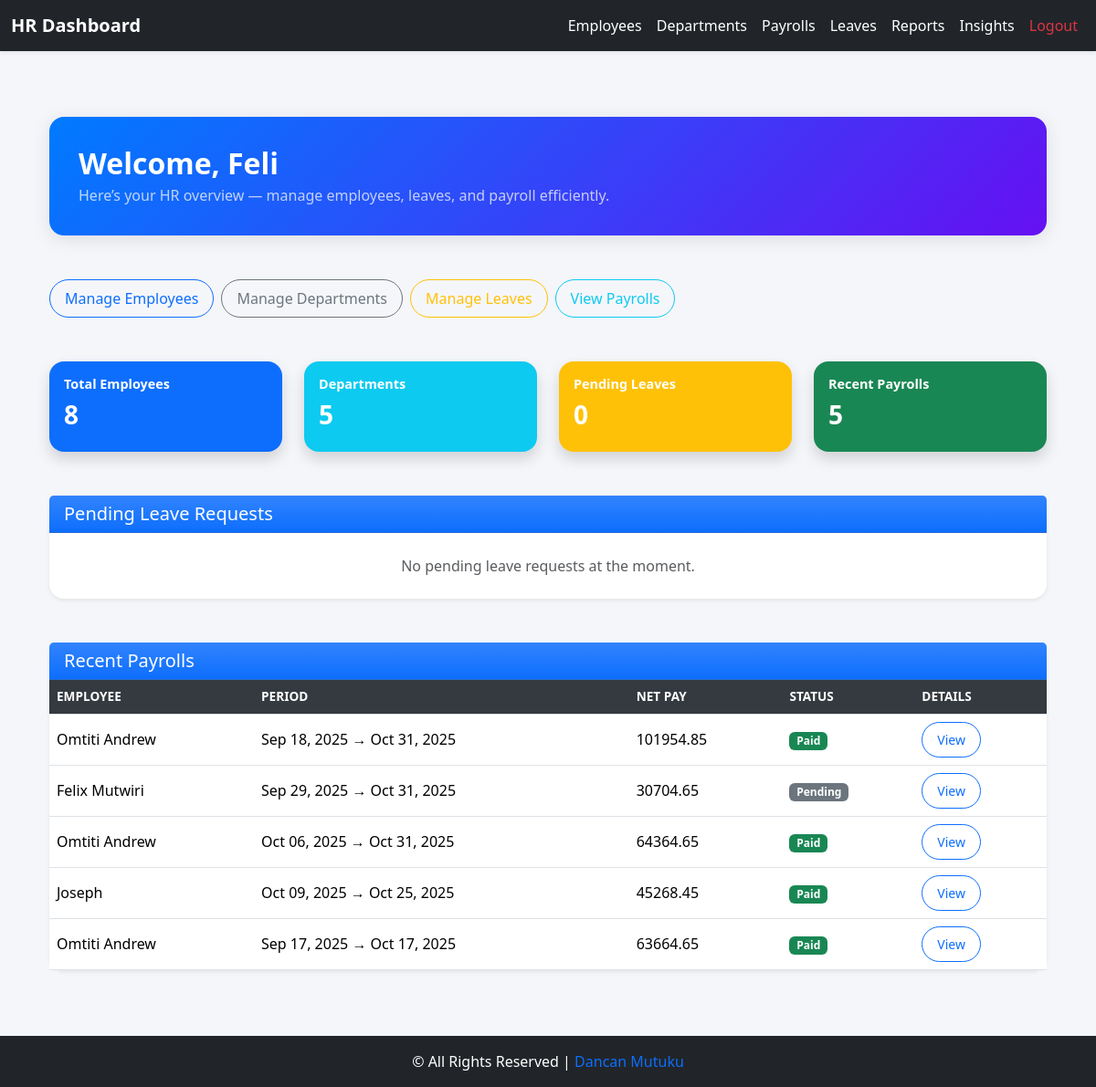
The page /employee/hr/dashboard/ (signed in) on the database its author committed.
### core/models.py (models this page shows, shortened)
class Payroll(models.Model):
    STATUS_PENDING = 'Pending'
    STATUS_PAID = 'Paid'
    STATUS_CHOICES = [
        (STATUS_PENDING, 'Pending'),
        (STATUS_PAID, 'Paid'),
    ]
    employee = models.ForeignKey(Employee, on_delete=models.CASCADE, related_name='payrolls')
    period_start = models.DateField()
    period_end = models.DateField()
    basic_salary = models.DecimalField(max_digits=10, decimal_places=2)
    allowances = models.DecimalField(max_digits=10, decimal_places=2, default=0)
    gross_salary = models.DecimalField(max_digits=10, decimal_places=2, editable=False)
    paye = models.DecimalField(max_digits=10, decimal_places=2, editable=False, default=0)
    sha = models.DecimalField(max_digits=10, decimal_places=2, editable=False, default=0)
    nssf = models.DecimalField(max_digits=10, decimal_places=2, editable=False, default=0)
    net_pay = models.DecimalField(max_digits=10, decimal_places=2, editable=False)
    status = models.CharField(max_length=10, choices=STATUS_CHOICES, default=STATUS_PENDING)

class Employee(models.Model):
    user = models.OneToOneField(User, on_delete=models.CASCADE, related_name='employee_profile')
    employee_id = models.CharField(max_length=20, unique=True, blank=True, null=True)
    contact = models.CharField(max_length=20, blank=True)
    dob = models.DateField(null=True, blank=True)
    gender = models.CharField(max_length=1, choices=GENDER_CHOICES, blank=True)
    address = models.TextField(blank=True)
    job_title = models.CharField(max_length=100, blank=True)
    department = models.ForeignKey(Department, on_delete=models.SET_NULL, null=True, blank=True)
    salary = models.DecimalField(
        max_digits=10, decimal_places=2, default=0, validators=[MinValueValidator(0)]
    )
    hire_date = models.DateField(null=True, blank=True)
    is_active_employee = models.BooleanField(default=True)
    profile_picture = models.ImageField(upload_to="profiles/", blank=True, null=True)
    emergency_contact_name = models.CharField(max_length=100, blank=True, null=True)
    emergency_contact_phone = models.CharField(max_length=20, blank=True, null=True)
    annual_leave_balance = models.IntegerField(default=20)
    sick_leave_balance = models.IntegerField(default=10)
    contract_start = models.DateField(null=True, blank=True)
    contract_end = models.DateField(null=True, blank=True)

### core/views.py (the view)
# urls.py: path("hr/dashboard/", views.hr_dashboard, name="hr_dashboard"),
@login_required
@group_required('HR')
def hr_dashboard(request):
    employees = Employee.objects.all()
    departments = Department.objects.all()
    pending_leaves = LeaveRequest.objects.filter(status='P')
    payrolls = Payroll.objects.all().order_by("-period_end")[:5]
    context = {
        "employees_count": employees.count(),
        "departments_count": departments.count(),
        "pending_leaves": pending_leaves,
        "recent_payrolls": payrolls,
    }
    return render(request, 'core/hr_dashboard.html', context)

### core/views.py (called while the page is built)
def group_required(group_name):
    def check(user):
        return user.is_superuser or user.groups.filter(name=group_name).exists()
    return user_passes_test(check)

### core/templates/core/hr_dashboard.html (shortened to what this page needs)
{% extends "base_hr.html" %}
{% load static %}
{% block content %}
<div class="container my-5">
    <div class="dashboard-header mb-5 text-center text-md-start">
        <h2 class="fw-bold mb-1">Welcome, {{ request.user.get_full_name|default:request.user.username }}</h2>
        <p class="mb-0 text-light opacity-75">Here’s your HR overview — manage employees, leaves, and payroll efficiently.</p>
    </div>
    <div class="mb-5 d-flex flex-wrap gap-2 justify-content-center justify-content-md-start">
        <a href="{% url 'hr_employee_list' %}" class="btn btn-outline-primary">Manage Employees</a>
        <a href="{% url 'hr_department_list' %}" class="btn btn-outline-secondary">Manage Departments</a>
        <a href="{% url 'hr_leave_list' %}" class="btn btn-outline-warning">Manage Leaves</a>
        <a href="{% url 'salary_report' %}" class="btn btn-outline-info">View Payrolls</a>
    </div>
    <div class="row g-4 mb-5 text-center text-md-start">
        <div class="col-6 col-md-3">
            <div class="card bg-primary text-white shadow">
                <div class="card-body py-3">
                    <h6>Total Employees</h6>
                    <h3>{{ employees_count }}</h3>
                </div>
            </div>
        </div>
        <div class="col-6 col-md-3">
            <div class="card bg-info text-white shadow">
                <div class="card-body py-3">
                    <h6>Departments</h6>
                    <h3>{{ departments_count }}</h3>
                </div>
            </div>
        </div>
        <div class="col-6 col-md-3">
            <div class="card bg-warning text-white shadow">
                <div class="card-body py-3">
                    <h6>Pending Leaves</h6>
                    <h3>{{ pending_leaves.count }}</h3>
                </div>
            </div>
        </div>
        <div class="col-6 col-md-3">
            <div class="card bg-success text-white shadow">
                <div class="card-body py-3">
                    <h6>Recent Payrolls</h6>
                    <h3>{{ recent_payrolls.count }}</h3>
                </div>
            </div>
        </div>
    </div>
    <div class="card mb-5 shadow-sm">
        <div class="card-header bg-gradient bg-primary text-white d-flex justify-content-between align-items-center">
            <h5 class="mb-0">Pending Leave Requests</h5>
        </div>
        <div class="card-body p-0">
            {% if pending_leaves %}
            <div class="table-responsive">
                <table class="table table-hover align-middle mb-0">
                    <thead>
                        <tr>
                            <th>Employee</th>
                            <th>Start</th>
                            <th>End</th>
                            <th>Reason</th>
                            <th class="text-center">Actions</th>
                        </tr>
                    </thead>
                    <tbody>
                        {% for leave in pending_leaves %}
                        <tr>
                            <td>{{ leave.employee.user.emp.full_name|default:leave.employee.user.username }}</td>
                            <td>{{ leave.start_date|date:"M d, Y" }}</td>
                            <td>{{ leave.end_date|date:"M d, Y" }}</td>
                            <td>{{ leave.reason|default:"—" }}</td>
                            <td class="text-center">
                                <a href="{% url 'leave_process' leave.pk 'approve' %}" class="btn btn-sm btn-success me-1">Approve</a>
                                <a href="{% url 'leave_process' leave.pk 'reject' %}" class="btn btn-sm btn-danger">Reject</a>
                            </td>
                        </tr>
                        {% endfor %}
                    </tbody>
                </table>
            </div>
            {% else %}
            <p class="text-muted text-center py-4 mb-0">No pending leave requests at the moment.</p>
            {% endif %}
        </div>
    </div>
    <div class="card shadow-sm">
        <div class="card-header bg-gradient bg-primary text-white">
            <h5 class="mb-0">Recent Payrolls</h5>
        </div>
        <div class="card-body p-0">
            {% if recent_payrolls %}
            <div class="table-responsive">
                <table class="table table-hover align-middle mb-0">
                    <thead>
                        <tr>
                            <th>Employee</th>
                            <th>Period</th>
                            <th>Net Pay</th>
                            <th>Status</th>
                            <th>Details</th>
                        </tr>
                    </thead>
                    <tbody>
                        {% for payroll in recent_payrolls %}
                        <tr>
                            <td>{{ payroll.employee.user.get_full_name|default:payroll.employee.user.username }}</td>
                            <td>{{ payroll.period_start|date:"M d, Y" }} → {{ payroll.period_end|date:"M d, Y" }}</td>
                            <td>{{ payroll.net_pay }}</td>
                            <td>
                                {% if payroll.status == "Paid" %}
                                    <span class="badge bg-success">Paid</span>
                                {% else %}
                                    <span class="badge bg-secondary">Pending</span>
                                {% endif %}
                            </td>
                            <td>
                                <a href="{% url 'payroll_list' %}" class="btn btn-sm btn-outline-primary">View</a>
                            </td>
                        </tr>
                        {% endfor %}
                    </tbody>
                </table>
            </div>
            {% else %}
            <p class="text-muted text-center py-4 mb-0">No payroll records found.</p>
            {% endif %}
        </div>
    </div>
</div>
{% endblock %}

### core/templates/base_hr.html (style rules this page uses)
body { min-height: 100vh; display: flex; flex-direction: column; font-family: "Segoe UI", Tahoma, Geneva, Verdana, sans-serif; background-color: #f5f6fa; }

### core/templates/core/hr_dashboard.html (style rules this page uses)
.dashboard-header { background: linear-gradient(135deg, #007bff, #6610f2); color: white; padding: 2rem; border-radius: 1rem; box-shadow: 0 4px 20px rgba(0, 0, 0, 0.1); }
.card { border: none; border-radius: 1rem; transition: transform 0.2s ease, box-shadow 0.2s ease; }
.card h6 { font-size: 0.9rem; font-weight: 600; }
.card h3 { font-weight: 700; }
.table thead th { background-color: #343a40; color: #fff; font-weight: 600; text-transform: uppercase; font-size: 0.85rem; }
.btn-outline-primary, .btn-outline-secondary, .btn-outline-warning, .btn-outline-info { border-radius: 50px; font-weight: 500; padding: 0.5rem 1rem; }

### rows shown on the page
Payroll: employee.user.get_full_name "Omtiti Andrew", period_start "Sep 18, 2025", period_end "Oct 31, 2025", net_pay "101954.85", status "Paid"
Payroll: employee.user.get_full_name "Felix Mutwiri", period_start "Sep 29, 2025", period_end "Oct 31, 2025", net_pay "30704.65", status "Pending"
Payroll: employee.user.get_full_name "Omtiti Andrew", period_start "Oct 06, 2025", period_end "Oct 31, 2025", net_pay "64364.65", status "Paid"
Payroll: employee.user.get_full_name "Joseph", period_start "Oct 09, 2025", period_end "Oct 25, 2025", net_pay "45268.45", status "Paid"
Payroll: employee.user.get_full_name "Omtiti Andrew", period_start "Sep 17, 2025", period_end "Oct 17, 2025", net_pay "63664.65", status "Paid"

### other values the page prints
{{ request.user.get_full_name|default:request.user.username }} "Feli"
{{ employees_count }} "8"
{{ departments_count }} "5"
{{ pending_leaves.count }} "0"
{{ recent_payrolls.count }} "5"
